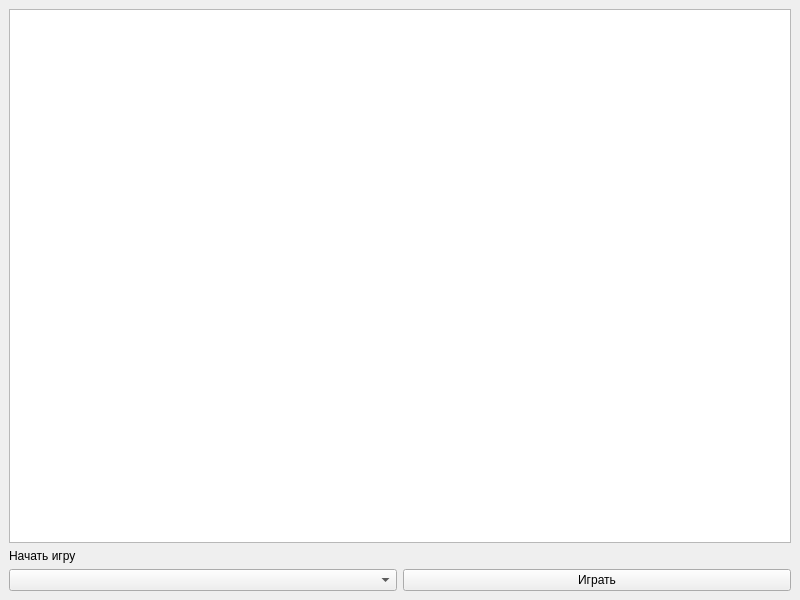
<?xml version="1.0" encoding="UTF-8"?>
<ui version="4.0">
 <class>MainWindow</class>
 <widget class="QMainWindow" name="MainWindow">
  <property name="geometry">
   <rect>
    <x>0</x>
    <y>0</y>
    <width>800</width>
    <height>600</height>
   </rect>
  </property>
  <property name="windowTitle">
   <string>MainWindow</string>
  </property>
  <widget class="QWidget" name="centralwidget">
   <layout class="QVBoxLayout" name="verticalLayout_2">
    <item>
     <layout class="QVBoxLayout" name="verticalLayout">
      <item>
       <widget class="QTextBrowser" name="textBrowser"/>
      </item>
      <item>
       <layout class="QVBoxLayout" name="verticalLayout_3">
        <item>
         <widget class="QLabel" name="label">
          <property name="text">
           <string>Начать игру</string>
          </property>
         </widget>
        </item>
        <item>
         <layout class="QHBoxLayout" name="horizontalLayout_2">
          <item>
           <widget class="QComboBox" name="comboBox">
            <property name="placeholderText">
             <string>Выбрать версию...</string>
            </property>
           </widget>
          </item>
          <item>
           <widget class="QPushButton" name="pushButton">
            <property name="cursor">
             <cursorShape>PointingHandCursor</cursorShape>
            </property>
            <property name="text">
             <string>Играть</string>
            </property>
           </widget>
          </item>
         </layout>
        </item>
       </layout>
      </item>
     </layout>
    </item>
   </layout>
  </widget>
  <widget class="QMenuBar" name="menubar">
   <property name="geometry">
    <rect>
     <x>0</x>
     <y>0</y>
     <width>800</width>
     <height>33</height>
    </rect>
   </property>
  </widget>
 </widget>
 <resources/>
 <connections/>
</ui>
